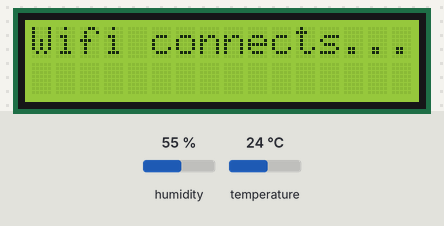
Bench run of a sketch on a simulated Arduino Uno, built with avr-gcc and run on an emulated ATmega328P. On the bench: 16×2 character LCD. The test bench sets the inputs (shaded band); at power-on: humidity 55 %, temperature 24 °C. The modem accepts every AT command (registered, SIM ready, sends succeed) and sends nothing else; what the sketch prints to the serial monitor is not drawn.

Above: at 6.6 s.
At 12.6 s:
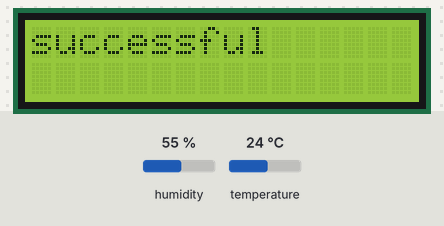
At 20.6 s:
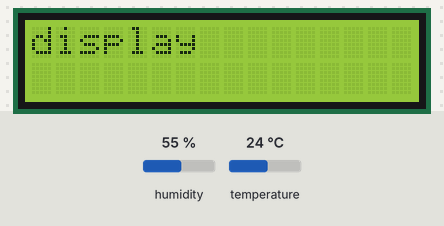
At 26.7 s:
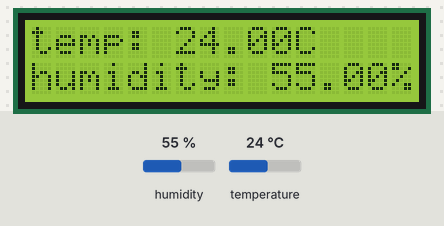

Measured:
- what the display in image 0 shows lasts 5.0 s, from 6.6 s to 11.6 s
- what the display in image 2 shows lasts 3.0 s, from 20.6 s to 23.6 s

The sketch:

ending_dht11_wifi_lcd.ino
```cpp
//软串口
#include <SoftwareSerial.h>
// RX, TX 配置9、10为软串口
SoftwareSerial mySerial(9, 10);
#include <dht11.h>    //引用dht11库文件，使得下面可以调用相关参数
#include <LiquidCrystal.h> //加载lcd库
#define DHT11PIN 8 //定义温湿度针脚号为8号引脚
dht11 DHT11;
//定时器函数
void onTimer();
//WIFI上传函数，s为上传到服务器的值
void sendmessage(String s);
// initialize the library with the numbers of the interface pins
LiquidCrystal lcd(12, 11, 5, 4, 3, 2);

void setup() {
  Serial.begin(115200);    //波特率设置为115200因为要跟ESP8266的串口波特率保持一致
  mySerial.begin(115200);    //ESP8266的串口波特率为115200
  mySerial.println("AT+CIPMODE=1");//设置信息发送的模式为透传模式
  delay(500);
  mySerial.println("AT+CIPSTART=\"TCP\",\"192.168.43.8\",8883");//连接服务器，
  delay(5000);
  /***********发送数据*************/
  mySerial.println("AT+CIPSTATUS");
  delay(500);
  mySerial.println("AT+CIPSEND");
  delay(500);
  pinMode(DHT11PIN,OUTPUT);//定义输出口
  // set up the LCD's number of columns and rows:
  lcd.begin(16, 2);

  lcd.print("Wifi connects...");//开始连接WiFi
  delay(5000);//延时
  lcd.clear();//清屏
  delay(1000);//延时
  lcd.print("successful");//连接成功
  delay(5000);//延时
  lcd.clear();//清屏
  delay(3000);
  lcd.print("display");//开始显示
  delay(3000);
  lcd.clear();//清屏
  delay(3000);


}

void loop() {
  //与下一句清空串口缓存
  if((mySerial.available() > 0)){
  mySerial.println(Serial.read());
  }
  float chk = DHT11.read(DHT11PIN);
  float tem=DHT11.temperature;               //将温度值赋值给tem
  float hum=DHT11.humidity; //将湿度值赋给hum
  Serial.println("数据发送成功！");//数据查看
  if(tem!=0){
  mySerial.print("{\"temperature\":");                 //打印出tempeature:
  mySerial.print("\"");
  mySerial.print(tem);
  mySerial.print("\"");
  //Serial.print("\"}");                                   //打印温度结果

  mySerial.print(",");

  mySerial.print("\"humidity");     //打印出humidity:
  mySerial.print("\":");
  mySerial.print("\"");
  mySerial.print(hum);                     //打印出湿度结果
  mySerial.print("\"");
  mySerial.println("}");                //打印出%
  lcd.setCursor(0, 0);
  lcd.print("temp: ");
  lcd.print((float)DHT11.temperature, 2);//lcd第一行显示湿度
  lcd.print("C");
  // set the cursor to column 0, line 1
  // (note: line 1 is the second row, since counting begins with 0):
  lcd.setCursor(0, 1);
  // print the number of seconds since reset:
  lcd.print("humidity: ");
  lcd.print((float)DHT11.humidity, 2);//lcd第二行显示湿度
  lcd.print("%");
  delay(6000);//延时一段时间
}

}
```
